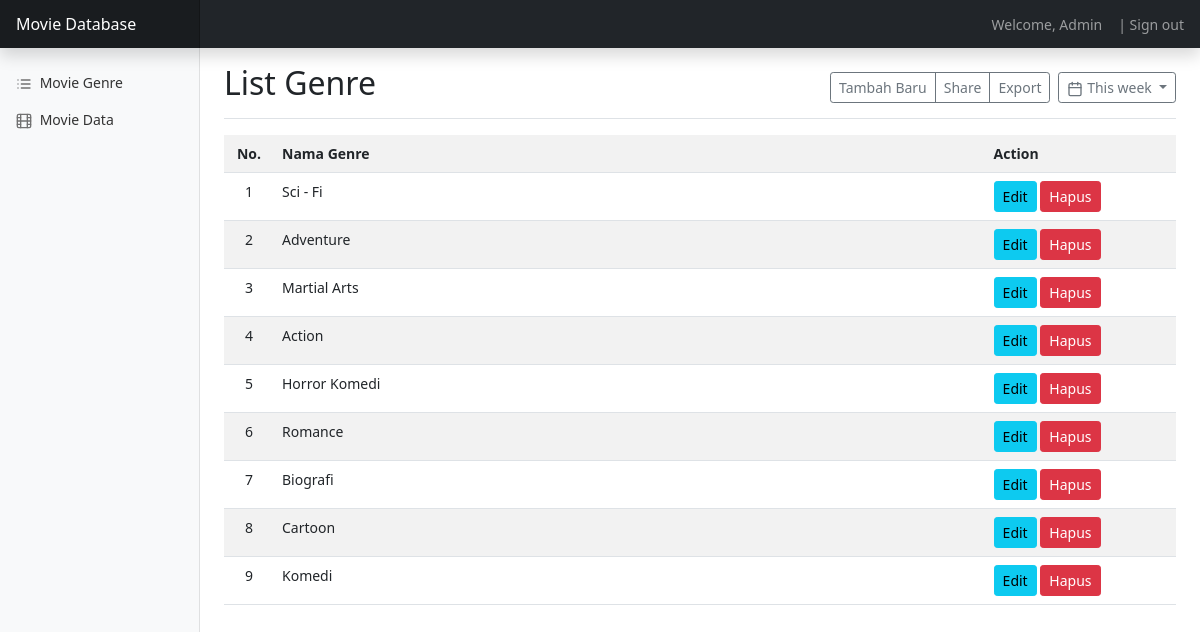
The page /?page=genre_list (signed in) on the database its author committed.
### tables this page shows
CREATE TABLE `modul` (
  `id_modul` int(11) NOT NULL,
  `nm_modul` varchar(255) DEFAULT NULL,
  `judul_modul` varchar(255) NOT NULL,
  `icon_modul` varchar(255) NOT NULL,
  `deleted_at` datetime DEFAULT NULL,
  `created_at` datetime DEFAULT NULL,
  `updated_at` datetime DEFAULT NULL
);

CREATE TABLE `genre` (
  `id_genre` int(11) NOT NULL,
  `nama_genre` varchar(100) NOT NULL,
  `deleted_at` datetime DEFAULT NULL
);

### pages/genre_list.php (the view, shortened to what this page needs)
<div class="d-flex justify-content-between flex-wrap flex-md-nowrap align-items-center pt-3 pb-2 mb-3 border-bottom">
    <h1 class="h2">List Genre</h1>
    <div class="btn-toolbar mb-2 mb-md-0">
        <div class="btn-group me-2">
            <a href="?page=genre_create" type="button" class="btn btn-sm btn-outline-secondary">Tambah Baru</a>
            <button type="button" class="btn btn-sm btn-outline-secondary">Share</button>
            <button type="button" class="btn btn-sm btn-outline-secondary">Export</button>
        </div>
        <button type="button" class="btn btn-sm btn-outline-secondary dropdown-toggle">
            <span data-feather="calendar"></span>
            This week
        </button>
    </div>
</div>
<?php
    $sql = "SELECT * FROM genre WHERE deleted_at is null";
    $result = mysqli_query($koneksi,$sql);
    $is_boleh_edit = cek_akses($koneksi,1, $_SESSION['id_role'], "update");
    $is_boleh_hapus = cek_akses($koneksi,1, $_SESSION['id_role'], "delete");
?>
<table class="table table-striped">
    <tr>
        <th width="50px" class="text-center">No.</th>
        <th>Nama Genre</th>
        <th width="20%">Action</th>
    </tr>
    <?php
        $no = 0;
        while ($row = mysqli_fetch_assoc($result)) {
            $no++;
            $btn = array();
            if($is_boleh_edit == true)
                $btn[]= "<a href='?page=genre_edit&id_genre=".$row['id_genre']."' class='btn btn-sm btn-info'>Edit</a>";
            if($is_boleh_hapus == true)
                $btn[]= "<a href='?page=genre_delete&id_genre=".$row['id_genre']."' class='btn btn-sm btn-danger'>Hapus</a>";
            echo "<tr>
                <td class='text-center'>".$no."</td>
                <td>".$row['nama_genre']."</td>
                <td>
                    ".implode(" ",$btn)."
                </td>
            </tr>";
        }
    ?>
</table>

### index.php (shortened to what this page needs)
<!doctype html>
<html lang="en">
<head>
    <link href="assets/bootstrap/css/bootstrap.min.css" rel="stylesheet" >
    <link href="assets/css/dashboard.css" rel="stylesheet">
</head>
<body>
    <?php
        require_once "libraries/koneksi.php";
        if(isset($_SESSION['is_logged_in'])){
            $sql = "SELECT m.*
            FROM modul_role AS mr
            JOIN modul AS m ON m.id_modul=mr.id_modul
            WHERE mr.id_role=".$_SESSION['id_role']." AND mr.deleted_at IS NULL AND m.deleted_at IS NULL";
            $menu = mysqli_query($koneksi, $sql);
        };
    ?>
    <header class="navbar navbar-dark sticky-top bg-dark flex-md-nowrap p-0 shadow">
        <a class="navbar-brand col-md-3 col-lg-2 me-0 px-3" href="#">Movie Database</a>
        <div class="navbar-nav">
            <div class="nav-item text-nowrap">
            <?php if(isset($_SESSION['is_logged_in'])) { ?>
                <span class="navbar-text float-start ">
                    Welcome, <?php echo $_SESSION['nama']; ?>
                </span>
                <a class="nav-link px-3 float-end" href="?page=logout">|  Sign out</a>
            <?php } else { ?>
                <a class="nav-link px-3 float-end" href="?page=login">Login</a>
            <?php } ?>
            </div>
        </div>
    </header>
    <div class="container-fluid">
        <div class="row">
        <?php if(isset($_SESSION['is_logged_in'])) { ?>
            <nav id="sidebarMenu" class="col-md-3 col-lg-2 d-md-block bg-light sidebar collapse">
                <div class="position-sticky pt-3">
                    <ul class="nav flex-column">
                        <?php
                            while($row = mysqli_fetch_assoc($menu)):
                        ?>
                        <li class="nav-item">
                            <a class="nav-link" aria-current="page" href="?page=<?php echo $row['nm_modul'];?>">
                                <span data-feather="<?php echo $row['icon_modul'];?>"></span>
                                <?php echo $row['judul_modul'];?>
                            </a>
                        </li>
                        <?php
                            endwhile;
                        ?>
                    </ul>
                </div>
            </nav>
            <?php }?>
            <main class="col-md-9 ms-sm-auto col-lg-10 px-md-4">
                <?php
                    if(isset($_GET['page']) == false){
                        $halaman = "login";
                    }
                    else{
                        $halaman = $_GET['page'];
                    }
                    require_once "pages/".$halaman.".php";
                ?>
            </main>
        </div>
    </div>
</body>
</html>

### assets/css/dashboard.css (style rules this page uses)
body { font-size: .875rem; }
.feather { width: 16px; height: 16px; vertical-align: text-bottom; }
.sidebar { position: fixed; top: 0; bottom: 0; left: 0; z-index: 100; padding: 48px 0 0; box-shadow: inset -1px 0 0 rgba(0, 0, 0, .1); }
.sidebar .nav-link { font-weight: 500; color: #333; }
.sidebar .nav-link .feather { margin-right: 4px; color: #727272; }
.navbar-brand { padding-top: .75rem; padding-bottom: .75rem; font-size: 1rem; background-color: rgba(0, 0, 0, .25); box-shadow: inset -1px 0 0 rgba(0, 0, 0, .25); }

### rows shown on the page
modul: judul_modul "Movie Genre"
modul: judul_modul "Movie Data"
genre: nama_genre "Sci - Fi"
genre: nama_genre "Adventure"
genre: nama_genre "Martial Arts"
genre: nama_genre "Action"
genre: nama_genre "Horror Komedi"
genre: nama_genre "Romance"
genre: nama_genre "Biografi"
genre: nama_genre "Cartoon"
genre: nama_genre "Komedi"

### other values the page prints
$_SESSION['nama'] "Admin"
